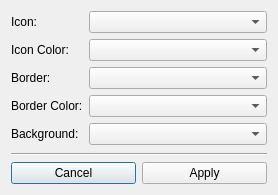
<?xml version="1.0" encoding="UTF-8"?>
<ui version="4.0">
 <class>CustomTabardDialogClass</class>
 <widget class="QDialog" name="CustomTabardDialogClass">
  <property name="geometry">
   <rect>
    <x>0</x>
    <y>0</y>
    <width>278</width>
    <height>195</height>
   </rect>
  </property>
  <property name="windowTitle">
   <string>Custom Tabard</string>
  </property>
  <property name="modal">
   <bool>true</bool>
  </property>
  <layout class="QVBoxLayout" name="verticalLayout">
   <item>
    <layout class="QFormLayout" name="formLayout">
     <item row="0" column="0">
      <widget class="QLabel" name="label">
       <property name="text">
        <string>Icon:</string>
       </property>
      </widget>
     </item>
     <item row="0" column="1">
      <widget class="QComboBox" name="comboBoxIcon"/>
     </item>
     <item row="1" column="0">
      <widget class="QLabel" name="label_2">
       <property name="text">
        <string>Icon Color:</string>
       </property>
      </widget>
     </item>
     <item row="1" column="1">
      <widget class="QComboBox" name="comboBoxIconColor"/>
     </item>
     <item row="2" column="0">
      <widget class="QLabel" name="label_3">
       <property name="text">
        <string>Border:</string>
       </property>
      </widget>
     </item>
     <item row="2" column="1">
      <widget class="QComboBox" name="comboBoxBorder"/>
     </item>
     <item row="3" column="0">
      <widget class="QLabel" name="label_4">
       <property name="text">
        <string>Border Color:</string>
       </property>
      </widget>
     </item>
     <item row="3" column="1">
      <widget class="QComboBox" name="comboBoxBorderColor"/>
     </item>
     <item row="4" column="0">
      <widget class="QLabel" name="label_5">
       <property name="text">
        <string>Background:</string>
       </property>
      </widget>
     </item>
     <item row="4" column="1">
      <widget class="QComboBox" name="comboBoxBackground"/>
     </item>
    </layout>
   </item>
   <item>
    <widget class="Line" name="line">
     <property name="orientation">
      <enum>Qt::Horizontal</enum>
     </property>
    </widget>
   </item>
   <item>
    <layout class="QHBoxLayout" name="horizontalLayout">
     <property name="sizeConstraint">
      <enum>QLayout::SetDefaultConstraint</enum>
     </property>
     <item>
      <widget class="QPushButton" name="pushButtonCancel">
       <property name="text">
        <string>Cancel</string>
       </property>
      </widget>
     </item>
     <item>
      <widget class="QPushButton" name="pushButtonApply">
       <property name="text">
        <string>Apply</string>
       </property>
      </widget>
     </item>
    </layout>
   </item>
  </layout>
 </widget>
 <layoutdefault spacing="6" margin="11"/>
 <resources/>
 <connections/>
</ui>
